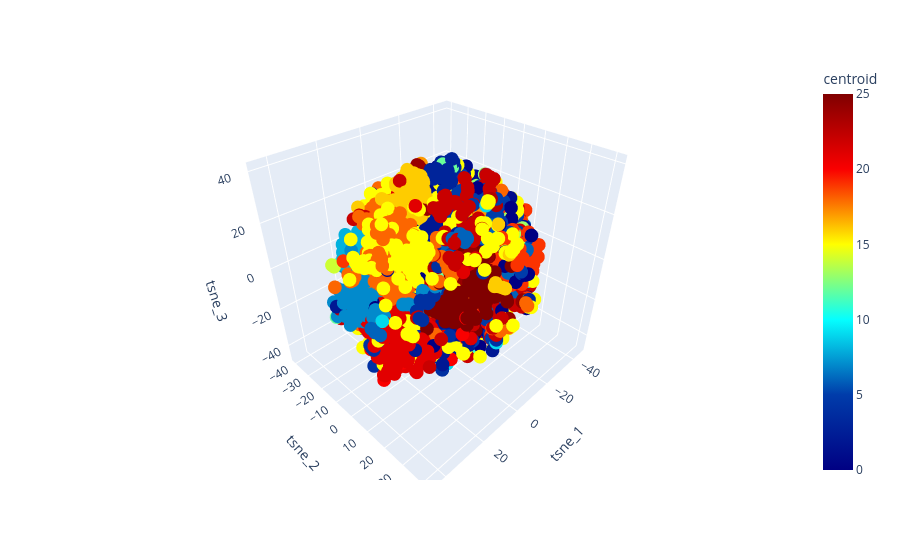

Here is the notebook cell this chart was saved with:
### Code cell
px.scatter_3d(df_with_emb2, x='tsne_1', y='tsne_2', z='tsne_3', hover_data='Motion', color='centroid',color_continuous_scale=px.colors.sequential.Jet)

### Figure 1 — Plotly figure (JSON) as saved in the notebook; plotly's stock layout.template omitted (floating-point values rounded to 4 significant figures; data arrays with more than 128 entries replaced by an {"elided": "..."} marker saying what was removed)
{"data": [{"customdata": {"elided": "7762x1 str values"}, "hovertemplate": "tsne_1=%{x}<br>tsne_2=%{y}<br>tsne_3=%{z}<br>Motion=%{customdata[0]}<br>centroid=%{marker.color}<extra></extra>", "legendgroup": "", "marker": {"color": {"elided": "7762 int values"}, "coloraxis": "coloraxis", "symbol": "circle"}, "mode": "markers", "name": "", "scene": "scene", "showlegend": false, "type": "scatter3d", "x": {"elided": "7762 float values"}, "y": {"elided": "7762 float values"}, "z": {"elided": "7762 float values"}}], "layout": {"coloraxis": {"colorbar": {"title": {"text": "centroid"}}, "colorscale": [[0, "rgb(0,0,131)"], [0.2, "rgb(0,60,170)"], [0.4, "rgb(5,255,255)"], [0.6, "rgb(255,255,0)"], [0.8, "rgb(250,0,0)"], [1, "rgb(128,0,0)"]]}, "legend": {"tracegroupgap": 0}, "margin": {"t": 60}, "scene": {"domain": {"x": [0, 1], "y": [0, 1]}, "xaxis": {"title": {"text": "tsne_1"}}, "yaxis": {"title": {"text": "tsne_2"}}, "zaxis": {"title": {"text": "tsne_3"}}}}}
